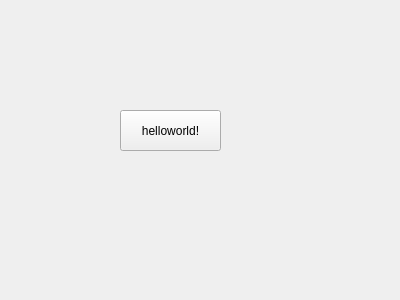
<?xml version="1.0" encoding="UTF-8"?>
<ui version="4.0">
 <class>Form</class>
 <widget class="QWidget" name="Form">
  <property name="geometry">
   <rect>
    <x>0</x>
    <y>0</y>
    <width>400</width>
    <height>300</height>
   </rect>
  </property>
  <property name="windowTitle">
   <string>Form</string>
  </property>
  <widget class="QPushButton" name="hello_btn">
   <property name="geometry">
    <rect>
     <x>120</x>
     <y>110</y>
     <width>101</width>
     <height>41</height>
    </rect>
   </property>
   <property name="text">
    <string>helloworld!</string>
   </property>
   <property name="autoDefault">
    <bool>false</bool>
   </property>
   <property name="default">
    <bool>false</bool>
   </property>
   <property name="flat">
    <bool>false</bool>
   </property>
  </widget>
 </widget>
 <resources/>
 <connections/>
</ui>
